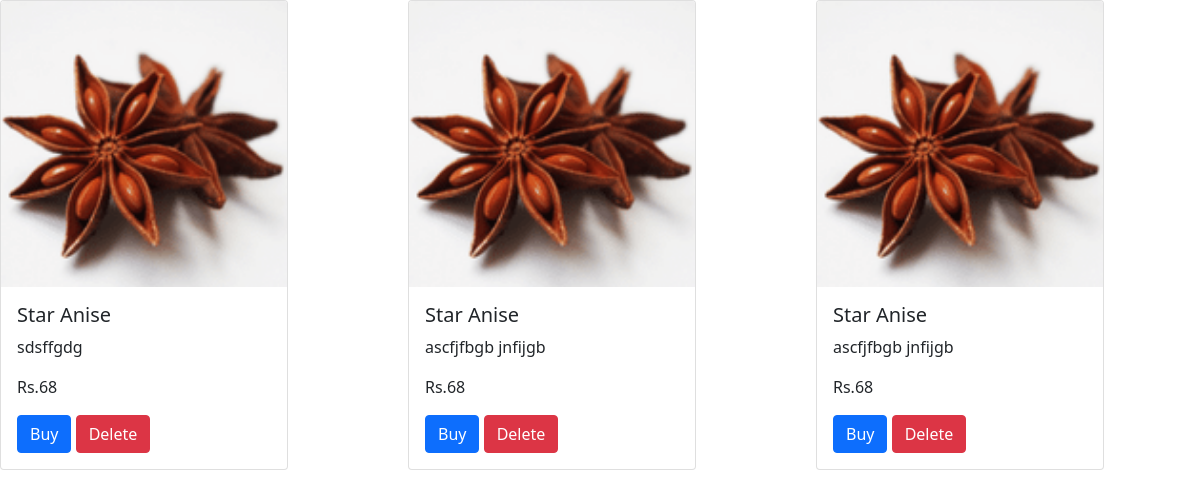
The page /newapp/cartdisplay/ on the database its author committed.
### newapp/models.py (models this page shows, shortened)
class cart(models.Model):
    imgname=models.CharField(max_length=400)
    prize=models.IntegerField()
    description=models.CharField(max_length=600)
    imgfile=models.ImageField()

### newapp/views.py (the view)
# urls.py: path('cartdisplay/',cartdisplay),
def cartdisplay(request):
    a = cart.objects.all()
    name = []
    price1 = []
    description1 = []
    image = []
    id = []
    for i in a:
        id1 = i.id
        id.append(id1)
        fi = i.imgfile
        image.append(str(fi).split('/')[-1])
        inm = i.imgname
        name.append(inm)
        pr = i.prize
        price1.append(pr)
        de = i.description
        description1.append(de)
    mylist = zip(image, name, price1, description1, id)
    return render(request, 'cart.html', {'mylist': mylist})

### newapp/templates/cart.html (shortened to what this page needs)
<!DOCTYPE html>
<html lang="en">
{% load static %}
<head>
  <link href="https://cdn.jsdelivr.net/npm/bootstrap@5.0.2/dist/css/bootstrap.min.css"
 rel="stylesheet">
</head>
<body>
<div class="row">
        {% for i,j,k,l,m in mylist %}
    <div class="col-4">
        <div class="card" style="width: 18rem;">
            <img src="{% static i %}" class="card-img-top" alt="...">
            <div class="card-body">
                <h5 class="card-title">{{j}}</h5>
                <p class="card-text">{{l}}</p>
                <p>Rs.{{k}}</p>
                <a href="http://127.0.0.1:8000/newapp/cartbuy/{{m}}" class="btn btn-primary">Buy</a>
                 <a href="http://127.0.0.1:8000/newapp/cartdelete/{{m}}" class="btn btn-danger">Delete</a>
            </div>
        </div>
    </div>
        {% endfor %}
</div>
</body>
</html>

### rows shown on the page
cart: mylist "Star Anise", mylist "sdsffgdg"
cart: mylist "Star Anise", mylist "ascfjfbgb jnfijgb"
cart: mylist "Star Anise", mylist "ascfjfbgb jnfijgb"

### other values the page prints
{{ k }} "68" "68" "68"
